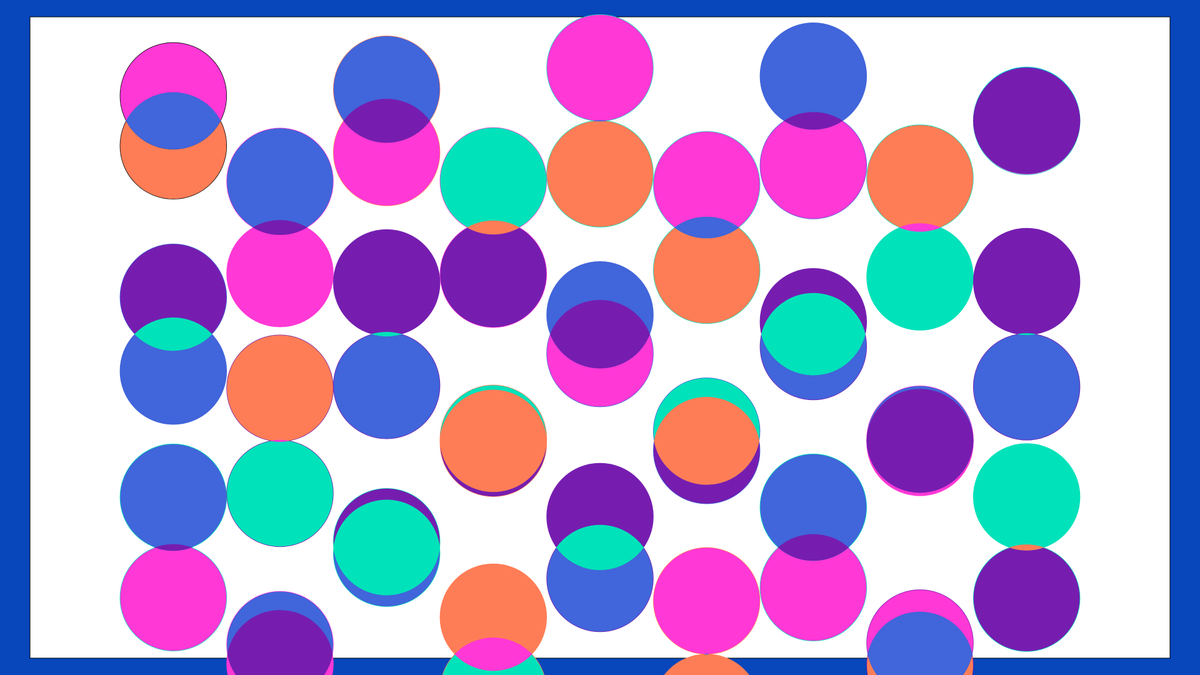
Frame 1 (no input)
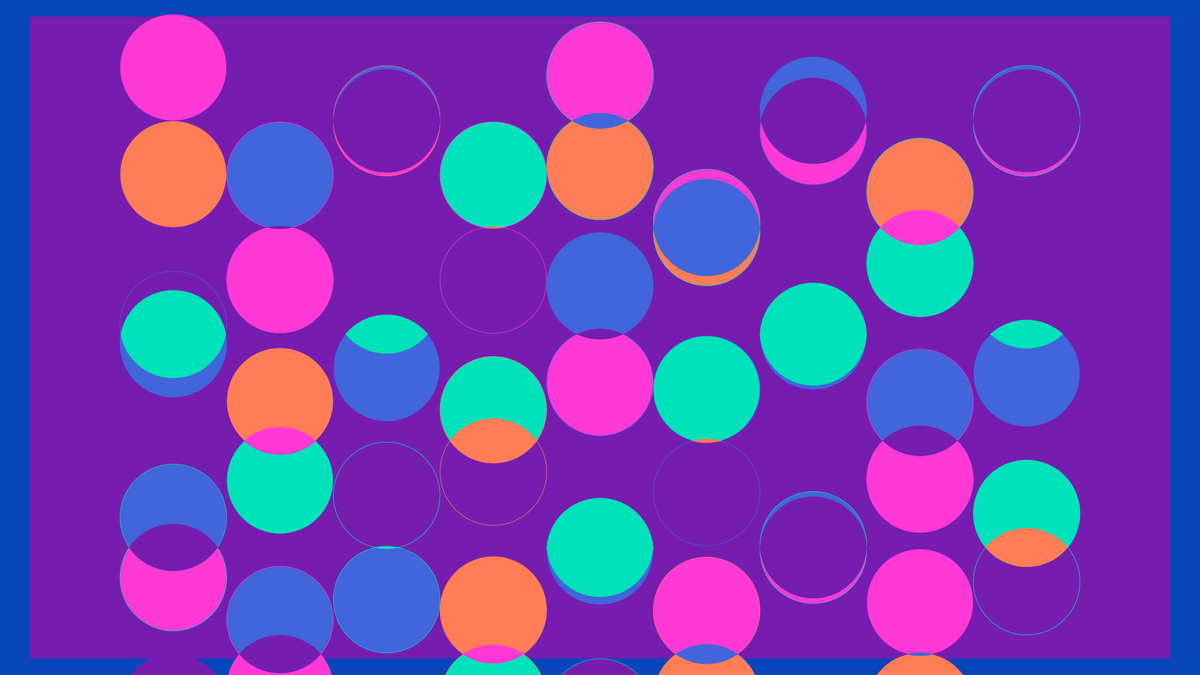
Frame 60 (no input)
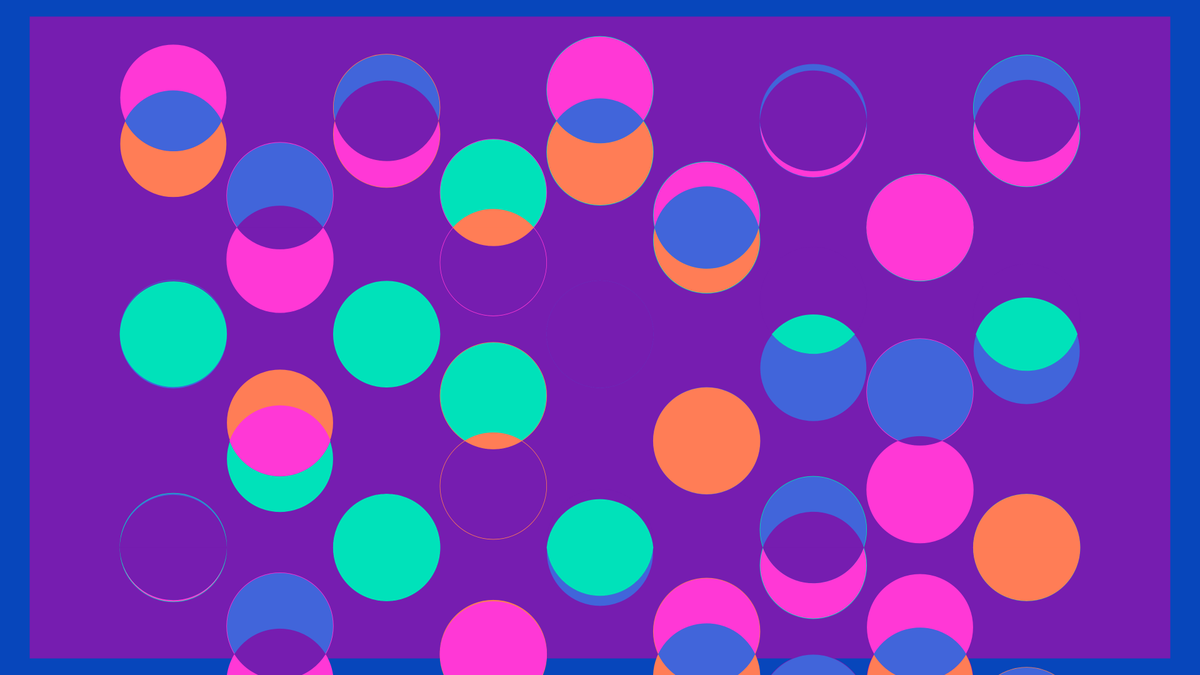
Frame 120 (the mouse pressed at the canvas centre since frame 60)

The p5.js sketch that drew these frames (run headless with seeded random() and noise() and a simulated clock; from frame 60 on, the mouse is pressed at the canvas centre):

// p5.js sketch
// ── sketch.js
let colors = ["#4165DA", "#FF38D6", "#ff7d56", "#761DB0", "#00E2BA"];
let rSeed;

function setup() {
	createCanvas(1920, 1080);
	pixelDensity(2);
	rectMode(CENTER);
	rSeed = int(random(777));
	shuffle(colors, true);
}

function draw() {
	randomSeed(rSeed);
	background(7,70,187);



	rect(width / 2, height / 2, width * 0.95, height * 0.95);

	translate(width / 2, height / 2);
	scale(0.8);
	translate(-width / 2, -height / 2);

	let seg = 9;
	let w = width / seg;
	for (let i = 0; i < seg; i++) {
		for (let j = 0; j < seg; j++) {
			let x = i * w + w / 2;
			let y = j * w + w / 2;
			if ((i + j) % 2 == 0) cc(x, y, w);
		}
	}
}

function cc(x, y, w) {
	let off = w * 0.5 * ((sin(frameCount * random(0.2, 1) * 0.05 + random(10)) + 1) * 0.5);
	let cn = int(random(100));
	let col1 = color(colors[(cn) % colors.length]);
	let col2 = color(colors[(cn + 1) % colors.length]);
	let col3 = color(colors[(cn + 2) % colors.length]);
	let col4 = color(colors[(cn + 3) % colors.length]);

	fill(col1);
	circle(x, y + off, w);
	fill(col2);
	circle(x, y - off, w);

	let dx = 0;
	let dy = off * 2;
	let ds = pow(dx, 2) + pow(dy, 2);
	let t = sqrt((sqrt(ds) + (w / 2) + (w / 2)) * (sqrt(ds) + (w / 2) - (w / 2)) * (sqrt(ds) - (w / 2) + (w / 2)) * (-sqrt(ds) + (w / 2) + (w / 2)));
	let px = 0.5 * (dx + (dx * ((w / 2) * (w / 2) - (w / 2) * (w / 2)) + dy * t) / ds);
	let a = acos(off / dist(0, off, px, 0));
	fill(col3);
	stroke(col3);
	arc(x, y + off, w, w, PI + HALF_PI - a, PI + HALF_PI + a, CHORD);
	arc(x, y - off, w, w, HALF_PI - a, HALF_PI + a, CHORD);
}
